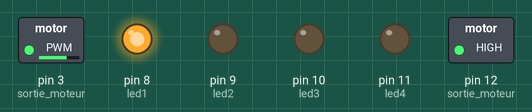
Simulated run of this sketch. Board: Arduino Uno, built with avr-gcc and run on an emulated ATmega328P. Parts: switched loads named in the sketch (green lamp = pin HIGH), output pins drawn as LEDs (lit = HIGH).

Above: at 0.05 s.
At 3.95 s:
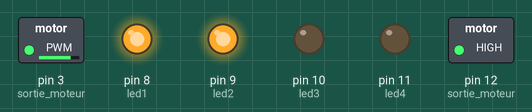
At 5.95 s:
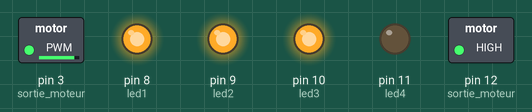
At 7.95 s:
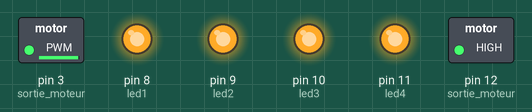
At 11.95 s:
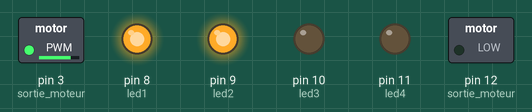
At 15.95 s:
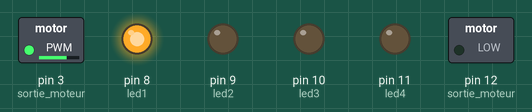
Timing chart, 0 to 18.4 s (numbered marks = the images above):
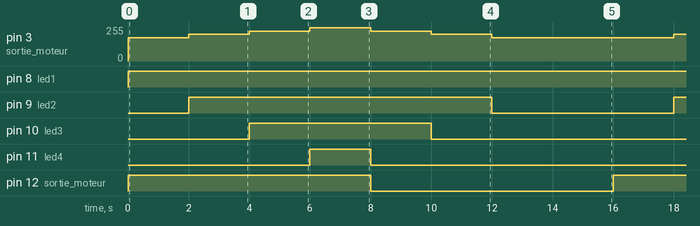

Measured:
- by itself, pin 3 (sortie_moteur): repeats every 16.0 s: 200/255 2.0 s, 225/255 2.0 s, 250/255 2.0 s, 225/255 2.0 s, 200/255 2.0 s, 175/255 6.0 s
- by itself, pin 8 (led1): LOW → HIGH at 0.00 s
- by itself, pin 9 (led2): alternates HIGH for 10.0 s and LOW for 6.0 s
- by itself, pin 10 (led3): alternates HIGH for 6.0 s and LOW for 10.0 s
- by itself, pin 11 (led4): alternates HIGH for 2.0 s and LOW for 14.0 s
- by itself, pin 12 (sortie_moteur): alternates HIGH for 8.0 s and LOW for 8.0 s

The sketch:

code.ino
```cpp
#define led1 8
#define led2 9
#define led3 10
#define led4 11
int time = 2000;

void setup() {
  Serial.begin(9600);
  pinMode(3, OUTPUT);      //sortie moteur
  pinMode(12, OUTPUT);     //sortie moteur
  pinMode (led1, OUTPUT);  //sortie leds
  pinMode (led2, OUTPUT);  //sortie leds
  pinMode (led3, OUTPUT);  //sortie leds
  pinMode (led4, OUTPUT);  //sortie leds
}

void loop() {
  digitalWrite(12, HIGH);

  analogWrite(3, 175);       //on défini la vitesse du moteur
  digitalWrite(led1, HIGH); //gestion des leds
  digitalWrite(led2, LOW);  //gestion des leds
  digitalWrite(led3, LOW);  //gestion des leds
  digitalWrite(led4, LOW);  //gestion des leds
  delay(time);

  analogWrite(3, 200);       //on défini la vitesse du moteur
  digitalWrite(led1, HIGH); //gestion des leds
  digitalWrite(led2, HIGH); //gestion des leds
  digitalWrite(led3, LOW);  //gestion des leds
  digitalWrite(led4, LOW);  //gestion des leds
  delay(time);

  analogWrite(3, 225);      //on défini la vitesse du moteur
  digitalWrite(led1, HIGH); //gestion des leds
  digitalWrite(led2, HIGH); //gestion des leds
  digitalWrite(led3, HIGH); //gestion des leds
  digitalWrite(led4, LOW);  //gestion des leds
  delay(time);

  analogWrite(3, 250);      //on défini la vitesse du moteur
  digitalWrite(led1, HIGH); //gestion des leds
  digitalWrite(led2, HIGH); //gestion des leds
  digitalWrite(led3, HIGH); //gestion des leds
  digitalWrite(led4, HIGH); //gestion des leds
  delay(time);


  digitalWrite(12, LOW);


  analogWrite(3, 225);      //on défini la vitesse du moteur
  digitalWrite(led1, HIGH); //gestion des leds
  digitalWrite(led2, HIGH); //gestion des leds
  digitalWrite(led3, HIGH); //gestion des leds
  digitalWrite(led4, LOW);  //gestion des leds
  delay(time);

  analogWrite(3, 200);       //on défini la vitesse du moteur
  digitalWrite(led1, HIGH); //gestion des leds
  digitalWrite(led2, HIGH); //gestion des leds
  digitalWrite(led3, LOW);  //gestion des leds
  digitalWrite(led4, LOW);  //gestion des leds
  delay(time);

  analogWrite(3, 175);       //on défini la vitesse du moteur
  digitalWrite(led1, HIGH); //gestion des leds
  digitalWrite(led2, LOW);  //gestion des leds
  digitalWrite(led3, LOW);  //gestion des leds
  digitalWrite(led4, LOW);  //gestion des leds
  delay(time);

  delay(time);
}
```
